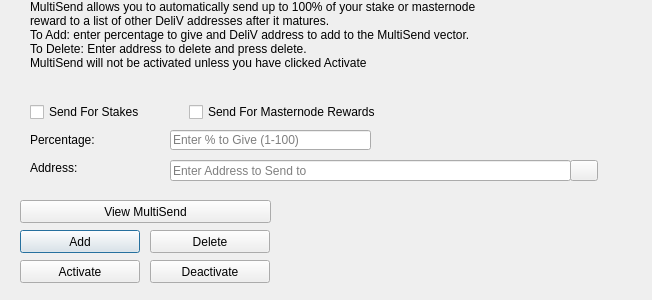
<?xml version="1.0" encoding="UTF-8"?>
<ui version="4.0">
 <class>MultiSendDialog</class>
 <widget class="QDialog" name="MultiSendDialog">
  <property name="windowModality">
   <enum>Qt::NonModal</enum>
  </property>
  <property name="geometry">
   <rect>
    <x>0</x>
    <y>0</y>
    <width>652</width>
    <height>300</height>
   </rect>
  </property>
  <property name="windowTitle">
   <string>MultiSend</string>
  </property>
  <widget class="QLineEdit" name="multiSendPercentEdit">
   <property name="geometry">
    <rect>
     <x>170</x>
     <y>130</y>
     <width>201</width>
     <height>20</height>
    </rect>
   </property>
   <property name="toolTip">
    <string>Enter whole numbers 1 - 100</string>
   </property>
   <property name="placeholderText">
    <string>Enter % to Give (1-100)</string>
   </property>
  </widget>
  <widget class="QLineEdit" name="multiSendAddressEdit">
   <property name="geometry">
    <rect>
     <x>170</x>
     <y>160</y>
     <width>401</width>
     <height>21</height>
    </rect>
   </property>
   <property name="toolTip">
    <string/>
   </property>
   <property name="placeholderText">
    <string>Enter Address to Send to</string>
   </property>
  </widget>
  <widget class="QLabel" name="label_2">
   <property name="geometry">
    <rect>
     <x>30</x>
     <y>0</y>
     <width>451</width>
     <height>121</height>
    </rect>
   </property>
   <property name="lineWidth">
    <number>1</number>
   </property>
   <property name="text">
    <string>MultiSend allows you to automatically send up to 100% of your stake or masternode reward to a list of other DeliV addresses after it matures.
To Add: enter percentage to give and DeliV address to add to the MultiSend vector.
To Delete: Enter address to delete and press delete.
MultiSend will not be activated unless you have clicked Activate</string>
   </property>
   <property name="alignment">
    <set>Qt::AlignLeading|Qt::AlignLeft|Qt::AlignTop</set>
   </property>
   <property name="wordWrap">
    <bool>true</bool>
   </property>
  </widget>
  <widget class="QLabel" name="message">
   <property name="geometry">
    <rect>
     <x>290</x>
     <y>200</y>
     <width>351</width>
     <height>91</height>
    </rect>
   </property>
   <property name="text">
    <string/>
   </property>
  </widget>
  <widget class="QPushButton" name="addButton">
   <property name="geometry">
    <rect>
     <x>20</x>
     <y>230</y>
     <width>120</width>
     <height>23</height>
    </rect>
   </property>
   <property name="toolTip">
    <string/>
   </property>
   <property name="statusTip">
    <string>Add to MultiSend Vector</string>
   </property>
   <property name="text">
    <string>Add</string>
   </property>
  </widget>
  <widget class="QPushButton" name="disableButton">
   <property name="geometry">
    <rect>
     <x>150</x>
     <y>260</y>
     <width>120</width>
     <height>23</height>
    </rect>
   </property>
   <property name="statusTip">
    <string>Deactivate MultiSend</string>
   </property>
   <property name="text">
    <string>Deactivate</string>
   </property>
  </widget>
  <widget class="QPushButton" name="addressBookButton">
   <property name="geometry">
    <rect>
     <x>570</x>
     <y>160</y>
     <width>28</width>
     <height>21</height>
    </rect>
   </property>
   <property name="toolTip">
    <string>Choose an address from the address book</string>
   </property>
   <property name="text">
    <string/>
   </property>
   <property name="icon">
    <iconset resource="../DeliV.qrc">
     <normaloff>:/icons/address-book</normaloff>:/icons/address-book</iconset>
   </property>
   <property name="shortcut">
    <string>Alt+A</string>
   </property>
   <property name="autoDefault">
    <bool>false</bool>
   </property>
  </widget>
  <widget class="QLabel" name="label">
   <property name="geometry">
    <rect>
     <x>30</x>
     <y>130</y>
     <width>121</width>
     <height>20</height>
    </rect>
   </property>
   <property name="toolTip">
    <string>Percentage of stake to send</string>
   </property>
   <property name="text">
    <string>Percentage:</string>
   </property>
  </widget>
  <widget class="QLabel" name="label_5">
   <property name="geometry">
    <rect>
     <x>30</x>
     <y>160</y>
     <width>111</width>
     <height>16</height>
    </rect>
   </property>
   <property name="toolTip">
    <string>Address to send portion of stake to</string>
   </property>
   <property name="text">
    <string>Address:</string>
   </property>
  </widget>
  <widget class="QPushButton" name="deleteButton">
   <property name="geometry">
    <rect>
     <x>150</x>
     <y>230</y>
     <width>120</width>
     <height>23</height>
    </rect>
   </property>
   <property name="toolTip">
    <string/>
   </property>
   <property name="statusTip">
    <string>Delete Address From MultiSend Vector</string>
   </property>
   <property name="text">
    <string>Delete</string>
   </property>
  </widget>
  <widget class="QPushButton" name="activateButton">
   <property name="geometry">
    <rect>
     <x>20</x>
     <y>260</y>
     <width>120</width>
     <height>23</height>
    </rect>
   </property>
   <property name="statusTip">
    <string>Activate MultiSend</string>
   </property>
   <property name="text">
    <string>Activate</string>
   </property>
  </widget>
  <widget class="QPushButton" name="viewButton">
   <property name="geometry">
    <rect>
     <x>20</x>
     <y>200</y>
     <width>251</width>
     <height>23</height>
    </rect>
   </property>
   <property name="toolTip">
    <string/>
   </property>
   <property name="statusTip">
    <string>View MultiSend Vector</string>
   </property>
   <property name="text">
    <string>View MultiSend</string>
   </property>
  </widget>
  <widget class="QWidget" name="horizontalLayoutWidget">
   <property name="geometry">
    <rect>
     <x>30</x>
     <y>100</y>
     <width>351</width>
     <height>24</height>
    </rect>
   </property>
   <layout class="QHBoxLayout" name="horizontalLayout">
    <item>
     <widget class="QCheckBox" name="multiSendStakeCheckBox">
      <property name="text">
       <string>Send For Stakes</string>
      </property>
     </widget>
    </item>
    <item>
     <widget class="QCheckBox" name="multiSendMasternodeCheckBox">
      <property name="text">
       <string>Send For Masternode Rewards</string>
      </property>
     </widget>
    </item>
   </layout>
  </widget>
 </widget>
 <resources>
  <include location="../DeliV.qrc"/>
 </resources>
 <connections/>
</ui>
